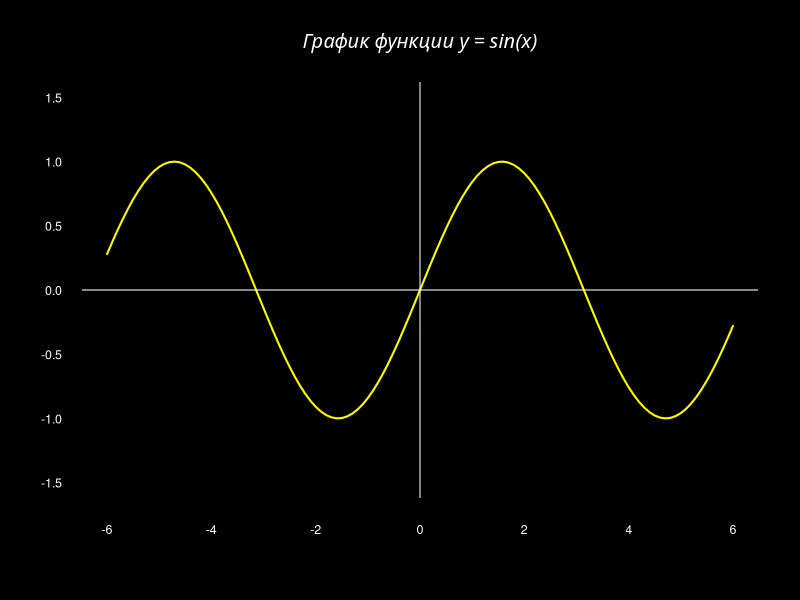

Source code (R):

# Лабораторная 3

setwd("C:/study/anatolich-1/R_labs/R_lab3/Workdir")

# Задание 1

# Установка параметров графика
par(bg = "black")  # Установка цвета фона
plot(NA, xlim = c(-6, 6), ylim = c(-1.5, 1.5), type = "n", axes = FALSE)  # Создание пустого графика

# Построение графика функции
x <- seq(-6, 6, by = 0.1)  # Генерация значений x
y <- sin(x)  # Вычисление значений y
lines(x, y, col = "yellow", lwd = 2)  # Добавление линии графика

# Настройка осей
axis(1, las = 1, cex.axis = 0.75, col.axis = "white")  # Ось X
axis(2, las = 1, cex.axis = 0.75, col.axis = "white")  # Ось Y
abline(h = 0, col = "white")  # Горизонтальная линия на уровне Y=0
abline(v = 0, col = "white")  # Вертикальная линия на уровне X=0

# Добавление заголовка
title(main = "График функции y = sin(x)", font.main = 3, family = "Segoe UI", col.main = "white")  # Заголовок курсивом
